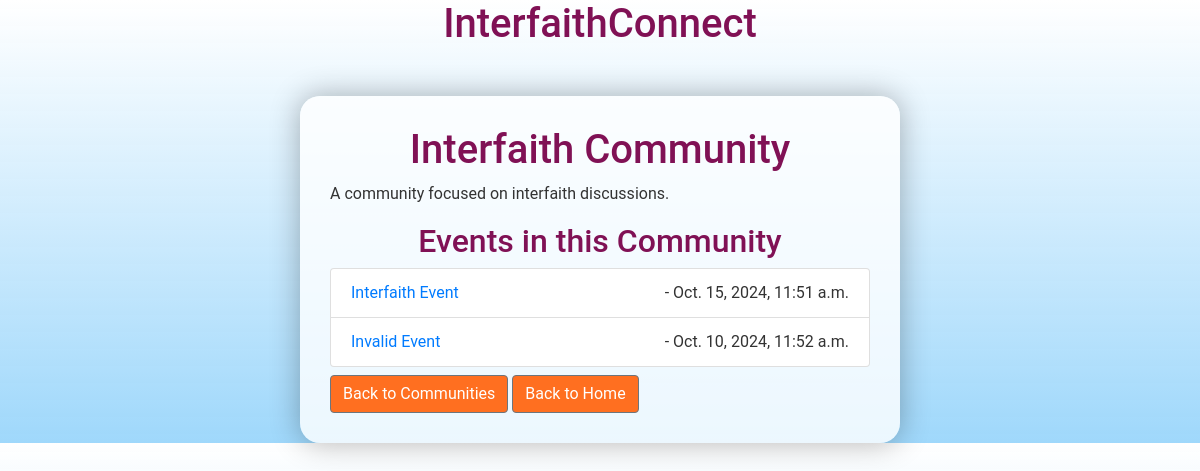
Screenshot of /events/communities/1/ with the database file from the repository.
### events/models.py (models this page shows, shortened)
class Community(models.Model):
    name = models.CharField(max_length=100, unique=True)  # Community name, must be unique
    description = models.TextField()  # Description of the community
    created_by = models.ForeignKey(User, on_delete=models.CASCADE)  # User who created the community
    is_interfaith = models.BooleanField(default=False)  # Flag to identify interfaith communities

class Event(models.Model):
    EVENT_TYPE_CHOICES = [
        ('public', 'Public'),
        ('private', 'Private'),
        ('interfaith', 'Interfaith'),
    ]
    community = models.ForeignKey(Community, on_delete=models.CASCADE)  # Event belongs to a community
    title = models.CharField(max_length=200)  # Event title
    date = models.DateTimeField(null=True, blank=True)  # Date and time of the event
    location = models.CharField(max_length=200)  # Location of the event
    description = models.TextField()  # Detailed description of the event
    organizer = models.CharField(max_length=100)  # Name of the event organizer
    max_participants = models.PositiveIntegerField(null=True, blank=True)  # Maximum participants, can be null
    rsvp_deadline = models.DateTimeField(null=True, blank=True)  # Deadline for RSVPs, optional
    created_by = models.ForeignKey(User, on_delete=models.CASCADE)  # User who created the event
    type = models.CharField(max_length=10, choices=EVENT_TYPE_CHOICES, default='public')  # Event type (public/private)

### events/views.py (the view)
# urls.py: path('communities/<int:community_id>/', community_details_view, name='community_details'),  # Ensure consistent naming
def community_details_view(request, community_id):
    community = get_object_or_404(Community, id=community_id)
    events = Event.objects.filter(community=community)
    return render(request, 'events/community_details.html', {'community': community, 'events': events})

### events/templates/events/community_details.html (shortened to what this page needs)
<!DOCTYPE html>
<html lang="en">
<head>
    <link rel="stylesheet" href="https://stackpath.bootstrapcdn.com/bootstrap/4.5.2/css/bootstrap.min.css">
</head>
<body>
    <h1>InterfaithConnect</h1>
    <div class="container mt-5">
        <h1>{{ community.name }}</h1>
        <p>{{ community.description }}</p>
        <h2>Events in this Community</h2>
        <ul class="list-group">
            {% for event in community.event_set.all %}
                <li class="list-group-item">
                    <a href="{% url 'event_details' event.id %}">{{ event.title }}</a> - {{ event.date }}
                </li>
            {% endfor %}
        </ul>
        <a href="{% url 'community_list' %}" class="btn btn-secondary mt-2">Back to Communities</a>
        <a href="{% url 'home' %}" class="btn btn-secondary mt-2">Back to Home</a>
    </div>
</body>
</html>

### events/templates/events/community_details.html (style rules this page uses)
body { background: linear-gradient(to top, rgba(135, 206, 250, 0.8), rgba(255, 255, 255, 0.9)), url('https://cdn.pixabay.com/photo/2016/05/01/11/10/clouds-1421806_1280.jpg') no-repeat center center fixed; background-size: cover; color: #333; font-family: 'Roboto', sans-serif; }
.container { max-width: 600px; margin: auto; margin-top: 5%; padding: 30px; border-radius: 20px; background: rgba(255, 255, 255, 0.8); box-shadow: 0 0 30px rgba(0, 0, 0, 0.3); }
h1, h2 { text-align: center; color: #801155; }
.btn { background-color: #FF6F20; color: #ffffff; transition: background-color 0.3s; }
.list-group-item { display: flex; justify-content: space-between; align-items: center; }

### rows the page displays
Community: name "Interfaith Community", description "A community focused on interfaith discussions."
Event: title "Interfaith Event", date "Oct. 15, 2024, 11:51 a.m."
Event: title "Invalid Event", date "Oct. 10, 2024, 11:52 a.m."
